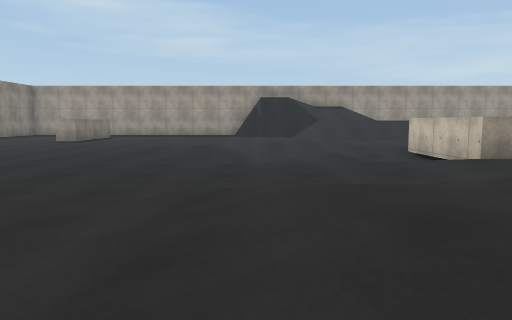
[1] (above)

18 first-person views from a walk through a scene from a Unity 3-D project. The camera is 1.2 m above the floor, tilts 6° down and sees 70° across. The floor is counted in squares, 2 m on a side. Each view is taken from the middle of a square. On the plan, view 1 faces up. The plan holds only what a view shows up to about 10 squares ahead; the rest is blank. The place goes on beyond the plan. The player is left out. Surface patterns are stand-ins for the level's own textures.

[2]
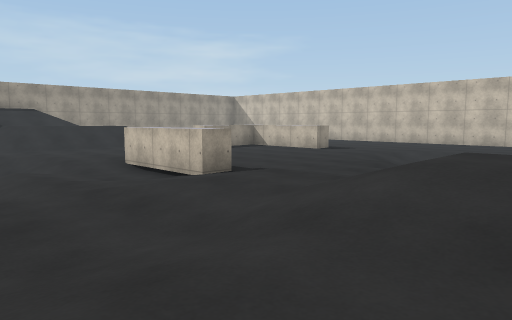

[3]
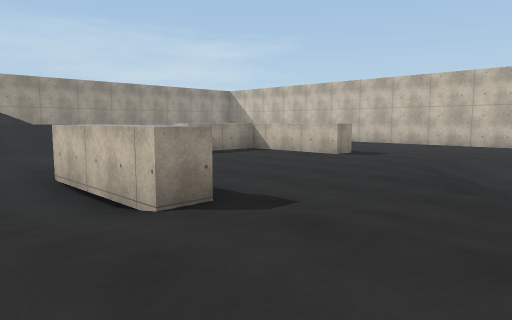

[4]
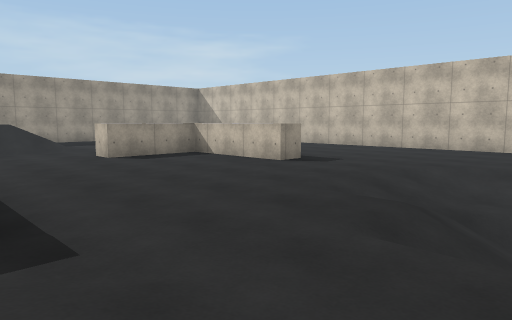

[5]
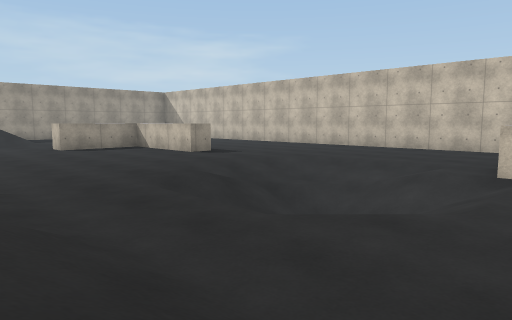

[6]
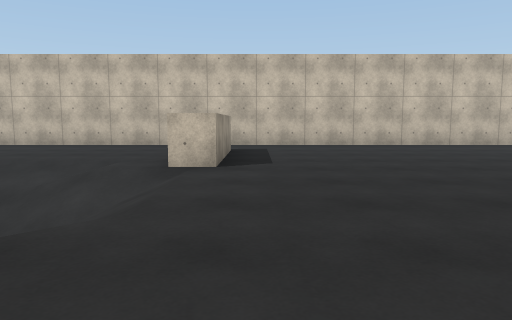

[7]
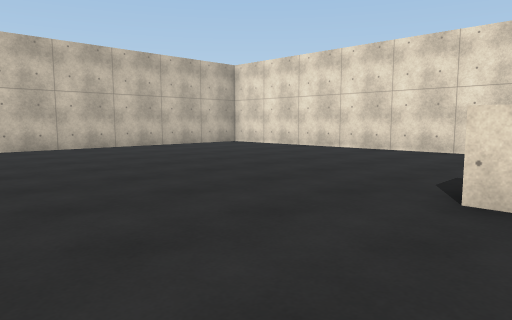

[8]
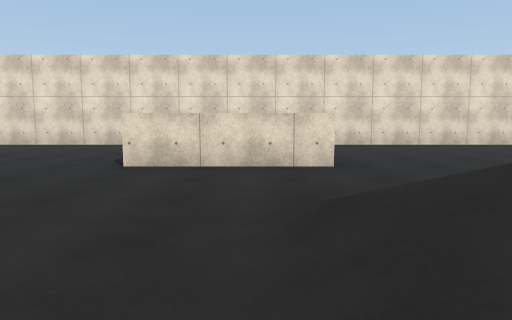

[9]
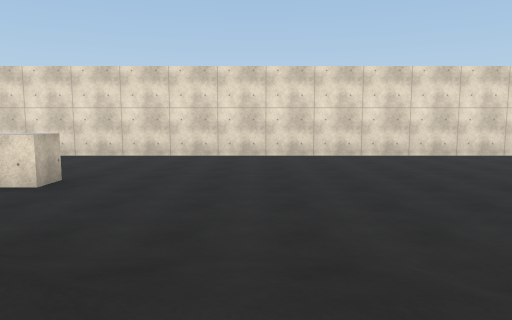

[10]
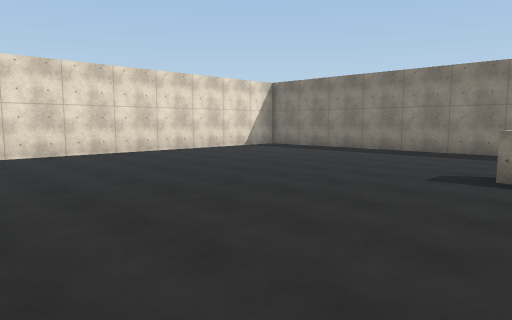

[11]
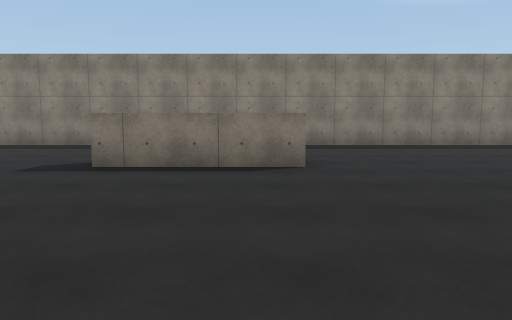

[12]
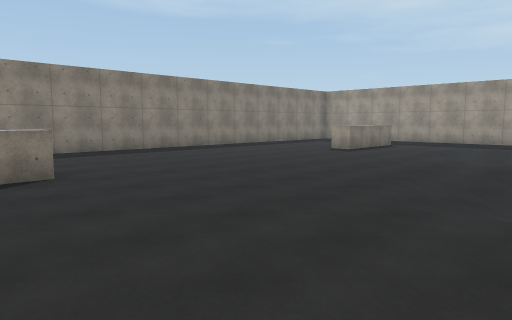

[13]
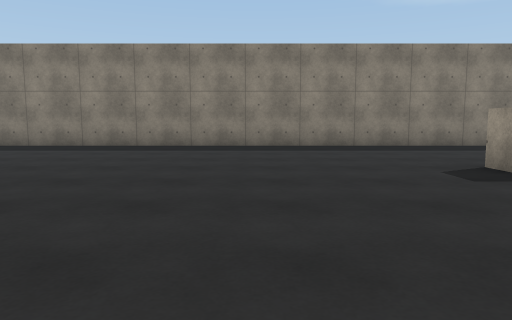

[14]
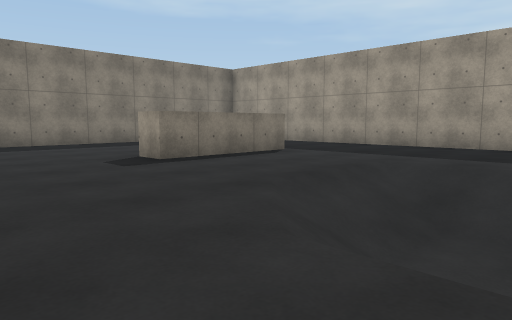

[15]
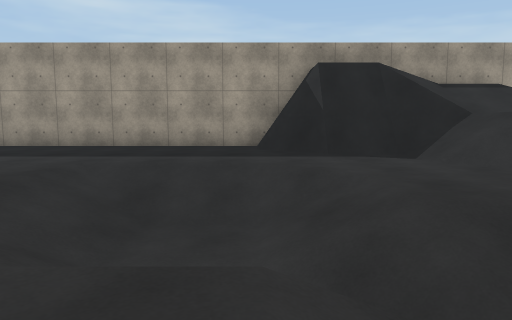

[16]
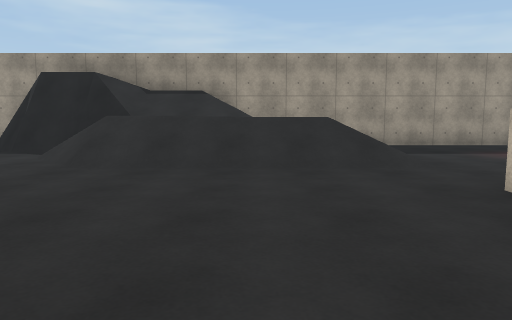

[17]
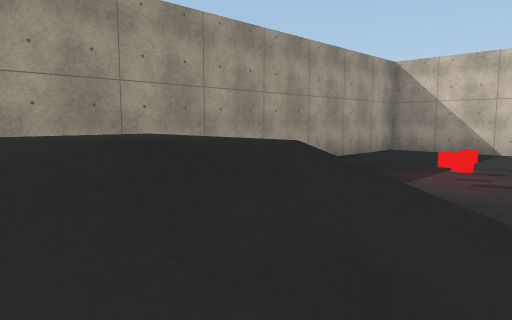

[18]
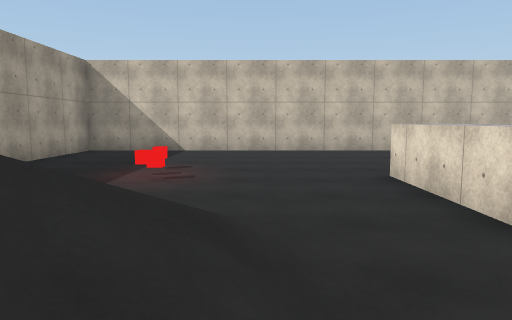

### Floor plan
Key: @ floor where view 1 was taken; # wall or solid block; . main floor; - floor 0.5 m lower than the main floor; _ floor 0.75 m lower than the main floor; : floor 1 m higher than the main floor; < floor 1 m lower than the main floor; + floor 2.5 m higher than the main floor; * floor 3.25 m higher than the main floor; / step, stairs or slope; ^ raised ledge; C red cube.
Columns run from 11 left of view 1 to 15 right of it. Each row starts with its distance up from view 1.
 18     ####### ^#############
 17     .......#*/+#   .......#
 16     ....../##///   .......#
 15      .....//////// ..CC...#
 14 #.   ^..////.//////..C....#
 13 #... ^..///////////.......#
 12 #....^../<//./............#
 11 #.......//////.....^^^....#
 10 #.........// /.......^....#
  9 #......../// /.......^..  #
  8 #......../////-#.....^... #
  7 #........//_//-#..........#
  6 #........./////#..........#
  5 #............///...///....#
  4 #............///..////....#
  3 #.   ^...../////..////....#
  2 #    ^.....///////////....#
  1 #   .^.....///://////^^^..#
  0 #..........@/////.........#
 -1 #.........................#
 -2 #.........................#
 -3 #..............^^^........#
 -4 #  .............  ........#
 -5     ............. ........#
 -6      ............  .......#
 -7       ............ ...... #
 -8      ####################

Where each view was taken, in squares from view 1:
view 1: 0 up, 0 right, facing up
view 2: 1 up, 0 right, facing up-right
view 3: 3 up, 2 right, facing up-right
view 4: 3 up, 4 right, facing up-right
view 5: 0 up, 4 right, facing up-right
view 6: 0 up, 5 right, facing right
view 7: 0 up, 6 right, facing down-right
view 8: 2 up, 5 right, facing down
view 9: 2 up, 1 right, facing down
view 10: 2 up, 0 right, facing down-left
view 11: 3 up, 1 left, facing left
view 12: 2 up, 0 right, facing up-left
view 13: 9 up, 2 left, facing left
view 14: 9 up, 1 left, facing up-left
view 15: 9 up, 1 left, facing up
view 16: 8 up, 5 right, facing up
view 17: 13 up, 5 right, facing up-right
view 18: 13 up, 5 right, facing right
